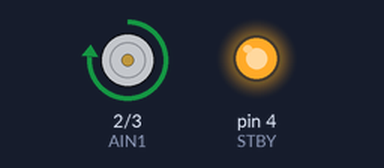
A sketch run on a simulated Arduino Uno, built with avr-gcc and run on an emulated ATmega328P. Shown: motor-driver pin pairs drawn as motors (green arrow = first pin HIGH = forward, orange = second pin HIGH = backward, longer = more drive, scaled by the enable pin, stopped while the standby pin is LOW), output pins drawn as LEDs (lit = HIGH).

Above: at 1.5 s.
At 3.5 s:
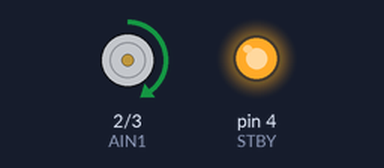
At 5.5 s:
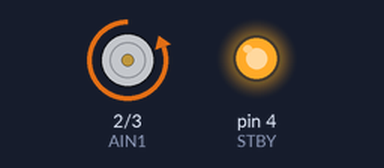
At 7.5 s:
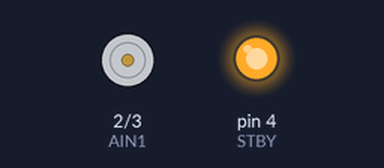
Timing chart, 0 to 10.4 s (numbered marks = the images above):
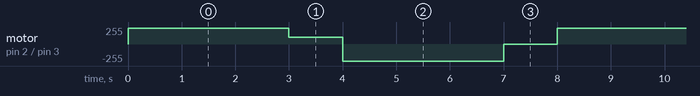

The sketch:

CambioJOSE5.ino
```cpp
// Pines de control
const int AIN1 = 2;
const int AIN2 = 3;
const int PWMA = 5;  // PWM para velocidad
const int STBY = 4;

void setup() {
  pinMode(AIN1, OUTPUT);
  pinMode(AIN2, OUTPUT);
  pinMode(PWMA, OUTPUT);
  pinMode(STBY, OUTPUT);

  // Activar el driver
  digitalWrite(STBY, HIGH);
}

void loop() {
  // Gira el motor hacia adelante a velocidad media
  digitalWrite(AIN1, HIGH);
  digitalWrite(AIN2, LOW);
  analogWrite(PWMA, 240);  // Velocidad (0 a 255) PWM MODIFICADO

  delay(3000);  // 3 segundos

  // Detener el motor
  analogWrite(PWMA, 100);
  delay(1000);

  // Gira el motor hacia atrás
  digitalWrite(AIN1, LOW);
  digitalWrite(AIN2, HIGH);
  analogWrite(PWMA, 255);  // PWM MODIFICADOS

  delay(3000);

  // Parar el motor
  analogWrite(PWMA, 0);
  delay(1000);
}
```

Measured:
- by itself, motor on pin 2 (AIN1) / pin 3 (AIN2): repeats every 8.0 s: forward 100/255 1.0 s, backward 255/255 3.0 s, stopped 1.0 s, forward 240/255 3.0 s
